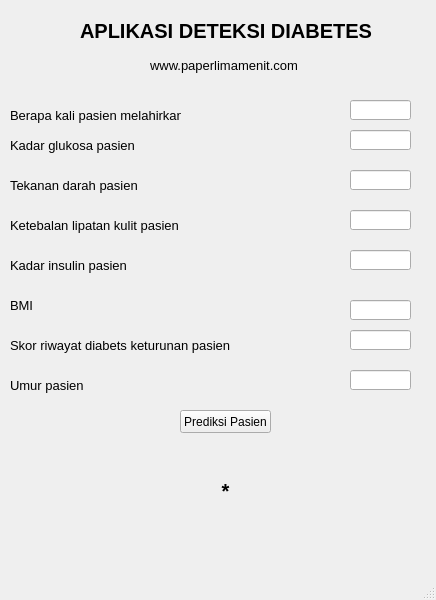
<?xml version="1.0" encoding="UTF-8"?>
<ui version="4.0">
 <class>MainWindow</class>
 <widget class="QMainWindow" name="MainWindow">
  <property name="geometry">
   <rect>
    <x>0</x>
    <y>0</y>
    <width>436</width>
    <height>600</height>
   </rect>
  </property>
  <property name="windowTitle">
   <string>MainWindow</string>
  </property>
  <widget class="QWidget" name="centralwidget">
   <widget class="QLabel" name="label">
    <property name="geometry">
     <rect>
      <x>80</x>
      <y>0</y>
      <width>311</width>
      <height>61</height>
     </rect>
    </property>
    <property name="font">
     <font>
      <pointsize>15</pointsize>
      <weight>75</weight>
      <bold>true</bold>
     </font>
    </property>
    <property name="text">
     <string>APLIKASI DETEKSI DIABETES</string>
    </property>
   </widget>
   <widget class="QLabel" name="label_2">
    <property name="geometry">
     <rect>
      <x>150</x>
      <y>50</y>
      <width>151</width>
      <height>31</height>
     </rect>
    </property>
    <property name="font">
     <font>
      <pointsize>10</pointsize>
      <weight>50</weight>
      <bold>false</bold>
     </font>
    </property>
    <property name="text">
     <string>www.paperlimamenit.com</string>
    </property>
   </widget>
   <widget class="QLabel" name="label_3">
    <property name="geometry">
     <rect>
      <x>10</x>
      <y>100</y>
      <width>171</width>
      <height>31</height>
     </rect>
    </property>
    <property name="font">
     <font>
      <pointsize>10</pointsize>
      <weight>50</weight>
      <bold>false</bold>
     </font>
    </property>
    <property name="text">
     <string>Berapa kali pasien melahirkan</string>
    </property>
   </widget>
   <widget class="QLabel" name="label_4">
    <property name="geometry">
     <rect>
      <x>10</x>
      <y>130</y>
      <width>171</width>
      <height>31</height>
     </rect>
    </property>
    <property name="font">
     <font>
      <pointsize>10</pointsize>
      <weight>50</weight>
      <bold>false</bold>
     </font>
    </property>
    <property name="text">
     <string>Kadar glukosa pasien</string>
    </property>
   </widget>
   <widget class="QLabel" name="label_5">
    <property name="geometry">
     <rect>
      <x>10</x>
      <y>170</y>
      <width>171</width>
      <height>31</height>
     </rect>
    </property>
    <property name="font">
     <font>
      <pointsize>10</pointsize>
      <weight>50</weight>
      <bold>false</bold>
     </font>
    </property>
    <property name="text">
     <string>Tekanan darah pasien</string>
    </property>
   </widget>
   <widget class="QLabel" name="label_6">
    <property name="geometry">
     <rect>
      <x>10</x>
      <y>210</y>
      <width>171</width>
      <height>31</height>
     </rect>
    </property>
    <property name="font">
     <font>
      <pointsize>10</pointsize>
      <weight>50</weight>
      <bold>false</bold>
     </font>
    </property>
    <property name="text">
     <string>Ketebalan lipatan kulit pasien</string>
    </property>
   </widget>
   <widget class="QLabel" name="label_7">
    <property name="geometry">
     <rect>
      <x>10</x>
      <y>250</y>
      <width>171</width>
      <height>31</height>
     </rect>
    </property>
    <property name="font">
     <font>
      <pointsize>10</pointsize>
      <weight>50</weight>
      <bold>false</bold>
     </font>
    </property>
    <property name="text">
     <string>Kadar insulin pasien</string>
    </property>
   </widget>
   <widget class="QLabel" name="label_8">
    <property name="geometry">
     <rect>
      <x>10</x>
      <y>290</y>
      <width>171</width>
      <height>31</height>
     </rect>
    </property>
    <property name="font">
     <font>
      <pointsize>10</pointsize>
      <weight>50</weight>
      <bold>false</bold>
     </font>
    </property>
    <property name="text">
     <string>BMI</string>
    </property>
   </widget>
   <widget class="QLabel" name="label_9">
    <property name="geometry">
     <rect>
      <x>10</x>
      <y>370</y>
      <width>171</width>
      <height>31</height>
     </rect>
    </property>
    <property name="font">
     <font>
      <pointsize>10</pointsize>
      <weight>50</weight>
      <bold>false</bold>
     </font>
    </property>
    <property name="text">
     <string>Umur pasien</string>
    </property>
   </widget>
   <widget class="QLabel" name="label_10">
    <property name="geometry">
     <rect>
      <x>10</x>
      <y>330</y>
      <width>221</width>
      <height>31</height>
     </rect>
    </property>
    <property name="font">
     <font>
      <pointsize>10</pointsize>
      <weight>50</weight>
      <bold>false</bold>
     </font>
    </property>
    <property name="text">
     <string>Skor riwayat diabets keturunan pasien</string>
    </property>
   </widget>
   <widget class="QLineEdit" name="input_melahirkan">
    <property name="geometry">
     <rect>
      <x>350</x>
      <y>100</y>
      <width>61</width>
      <height>20</height>
     </rect>
    </property>
   </widget>
   <widget class="QLineEdit" name="input_glukosa">
    <property name="geometry">
     <rect>
      <x>350</x>
      <y>130</y>
      <width>61</width>
      <height>20</height>
     </rect>
    </property>
   </widget>
   <widget class="QLineEdit" name="input_darah">
    <property name="geometry">
     <rect>
      <x>350</x>
      <y>170</y>
      <width>61</width>
      <height>20</height>
     </rect>
    </property>
   </widget>
   <widget class="QLineEdit" name="input_kulit">
    <property name="geometry">
     <rect>
      <x>350</x>
      <y>210</y>
      <width>61</width>
      <height>20</height>
     </rect>
    </property>
   </widget>
   <widget class="QLineEdit" name="input_insulin">
    <property name="geometry">
     <rect>
      <x>350</x>
      <y>250</y>
      <width>61</width>
      <height>20</height>
     </rect>
    </property>
   </widget>
   <widget class="QLineEdit" name="input_bmi">
    <property name="geometry">
     <rect>
      <x>350</x>
      <y>300</y>
      <width>61</width>
      <height>20</height>
     </rect>
    </property>
   </widget>
   <widget class="QLineEdit" name="input_riwayat">
    <property name="geometry">
     <rect>
      <x>350</x>
      <y>330</y>
      <width>61</width>
      <height>20</height>
     </rect>
    </property>
   </widget>
   <widget class="QLineEdit" name="input_umur">
    <property name="geometry">
     <rect>
      <x>350</x>
      <y>370</y>
      <width>61</width>
      <height>20</height>
     </rect>
    </property>
   </widget>
   <widget class="QPushButton" name="button_prediksi">
    <property name="geometry">
     <rect>
      <x>180</x>
      <y>410</y>
      <width>91</width>
      <height>23</height>
     </rect>
    </property>
    <property name="text">
     <string>Prediksi Pasien</string>
    </property>
   </widget>
   <widget class="QLabel" name="label_simpulan">
    <property name="geometry">
     <rect>
      <x>70</x>
      <y>460</y>
      <width>311</width>
      <height>61</height>
     </rect>
    </property>
    <property name="font">
     <font>
      <pointsize>15</pointsize>
      <weight>75</weight>
      <bold>true</bold>
     </font>
    </property>
    <property name="text">
     <string>*</string>
    </property>
    <property name="alignment">
     <set>Qt::AlignCenter</set>
    </property>
   </widget>
  </widget>
  <widget class="QMenuBar" name="menubar">
   <property name="geometry">
    <rect>
     <x>0</x>
     <y>0</y>
     <width>436</width>
     <height>21</height>
    </rect>
   </property>
  </widget>
  <widget class="QStatusBar" name="statusbar"/>
 </widget>
 <resources/>
 <connections/>
</ui>
